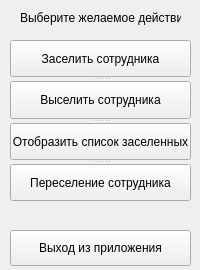
<?xml version="1.0" encoding="UTF-8"?>
<ui version="4.0">
 <class>MainWindow</class>
 <widget class="QMainWindow" name="MainWindow">
  <property name="geometry">
   <rect>
    <x>0</x>
    <y>0</y>
    <width>200</width>
    <height>270</height>
   </rect>
  </property>
  <property name="minimumSize">
   <size>
    <width>200</width>
    <height>270</height>
   </size>
  </property>
  <property name="maximumSize">
   <size>
    <width>200</width>
    <height>270</height>
   </size>
  </property>
  <property name="windowTitle">
   <string>Комендант</string>
  </property>
  <widget class="QWidget" name="centralwidget">
   <widget class="QLabel" name="label">
    <property name="geometry">
     <rect>
      <x>20</x>
      <y>10</y>
      <width>161</width>
      <height>16</height>
     </rect>
    </property>
    <property name="text">
     <string>Выберите желаемое действие:</string>
    </property>
   </widget>
   <widget class="QPushButton" name="BExit">
    <property name="geometry">
     <rect>
      <x>10</x>
      <y>230</y>
      <width>181</width>
      <height>36</height>
     </rect>
    </property>
    <property name="text">
     <string>Выход из приложения</string>
    </property>
   </widget>
   <widget class="QSplitter" name="splitter">
    <property name="geometry">
     <rect>
      <x>10</x>
      <y>40</y>
      <width>181</width>
      <height>161</height>
     </rect>
    </property>
    <property name="orientation">
     <enum>Qt::Vertical</enum>
    </property>
    <widget class="QPushButton" name="BZaselenie">
     <property name="text">
      <string>Заселить сотрудника</string>
     </property>
    </widget>
    <widget class="QPushButton" name="BViselit">
     <property name="text">
      <string>Выселить сотрудника</string>
     </property>
    </widget>
    <widget class="QPushButton" name="BSpisok">
     <property name="text">
      <string>Отобразить список заселенных</string>
     </property>
     <property name="autoRepeat">
      <bool>false</bool>
     </property>
     <property name="autoExclusive">
      <bool>false</bool>
     </property>
    </widget>
    <widget class="QPushButton" name="BPereselit">
     <property name="text">
      <string>Переселение сотрудника</string>
     </property>
    </widget>
   </widget>
  </widget>
 </widget>
 <resources/>
 <connections/>
</ui>
